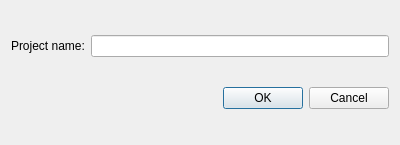
<?xml version="1.0" encoding="UTF-8"?>
<ui version="4.0">
 <class>Dialog</class>
 <widget class="QDialog" name="Dialog">
  <property name="geometry">
   <rect>
    <x>0</x>
    <y>0</y>
    <width>400</width>
    <height>145</height>
   </rect>
  </property>
  <property name="windowTitle">
   <string>Dialog</string>
  </property>
  <layout class="QVBoxLayout" name="verticalLayout">
   <item>
    <layout class="QHBoxLayout" name="horizontalLayout">
     <item>
      <widget class="QLabel" name="label">
       <property name="text">
        <string>Project name:</string>
       </property>
      </widget>
     </item>
     <item>
      <widget class="QLineEdit" name="lineEdit"/>
     </item>
    </layout>
   </item>
   <item>
    <widget class="QDialogButtonBox" name="newProject">
     <property name="orientation">
      <enum>Qt::Horizontal</enum>
     </property>
     <property name="standardButtons">
      <set>QDialogButtonBox::Cancel|QDialogButtonBox::Ok</set>
     </property>
    </widget>
   </item>
  </layout>
 </widget>
 <resources/>
 <connections>
  <connection>
   <sender>newProject</sender>
   <signal>accepted()</signal>
   <receiver>Dialog</receiver>
   <slot>accept()</slot>
   <hints>
    <hint type="sourcelabel">
     <x>248</x>
     <y>254</y>
    </hint>
    <hint type="destinationlabel">
     <x>157</x>
     <y>274</y>
    </hint>
   </hints>
  </connection>
  <connection>
   <sender>newProject</sender>
   <signal>rejected()</signal>
   <receiver>Dialog</receiver>
   <slot>reject()</slot>
   <hints>
    <hint type="sourcelabel">
     <x>316</x>
     <y>260</y>
    </hint>
    <hint type="destinationlabel">
     <x>286</x>
     <y>274</y>
    </hint>
   </hints>
  </connection>
 </connections>
</ui>
